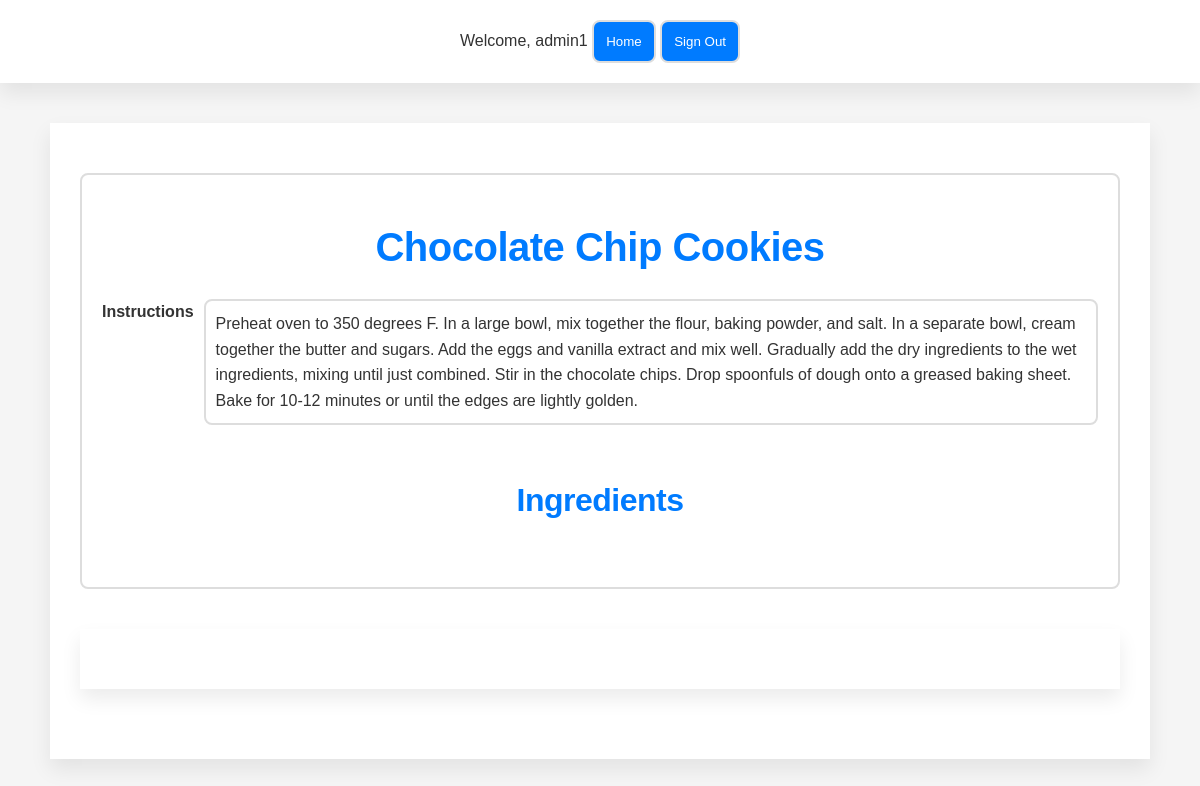
/www/user/recipe_user_view.php?recipeId=1 (signed in), run on the app's committed database.
### tables this page shows
create table if not exists Recipe (
    recipeId int primary key auto_increment UNIQUE,
    userId int,
    recipeName varchar(255) not null,
    instructions text,
    approved boolean default false
    
);

### www/user/recipe_user_view.php (the view, shortened to what this page needs)
<?php
$servername = "192.168.56.12";
$username = "admin";
$password = "admin_pw";
$dbname = "RecipeManagementSystem";
$conn = new mysqli($servername, $username, $password, $dbname);
$recipeId = $_GET['recipeId'];
$sql = "SELECT * FROM Recipe WHERE recipeId = $recipeId";
$result = $conn->query($sql);
$recipe = $result->fetch_assoc();
?>
<html>
<head>
    <link rel="stylesheet" type="text/css" href="../common/style/style.css">
</head>
<body>
    <header>
        <?php include '../common/navbar.php'; ?>
    </header>
    <main>
        <div class="recipe-details">
            <h1>
                <?php echo $recipe['recipeName']; ?>
            </h1>
            <div class="instructions-container">
                <label>Instructions</label>
                <ul>
                    <li>
                        <?php echo $recipe['instructions']; ?>
                    </li>
                </ul>
            </div>
            <h2>Ingredients</h2>
        </div>
        <main>
</body>
</html>

### www/common/style/style.css (style rules this page uses)
:root { --main-blue: #007BFF; --hover-blue: #0056b3; --soft-gray: #F5F5F5; --text-gray: #333; --border-gray: #E0E0E0; --input-border-gray: #DDD; --transition-speed: 0.3s; }
* { box-sizing: border-box; margin: 0; padding: 0; font-family: 'Poppins', sans-serif; }
body { background-color: var(--soft-gray); color: var(--text-gray); line-height: 1.6; font-size: 16px; }
main { max-width: 1100px; margin: 40px auto; padding: 30px; background-color: #FFF; box-shadow: 0 10px 20px rgba(0, 0, 0, 0.08); }
h1 { text-align: center; padding: 20px 0; font-size: 2.5em; color: var(--main-blue); font-weight: 600; letter-spacing: -0.5px; }
header { background-color: #FFF; box-shadow: 0 10px 20px rgba(0, 0, 0, 0.08); padding: 20px 0; text-align: center; }
label { grid-column: 1 / 2; text-align: right; font-weight: 600; }
.recipe-details { padding: 20px; border: 2px solid var(--input-border-gray); border-radius: 8px; margin: 20px auto; }
.recipe-details p, .recipe-details ul { margin-bottom: 20px; }
.recipe-details ul { list-style-type: none; padding-left: 0; }
.recipe-details ul li { background-color: #FFF; border: 2px solid var(--input-border-gray); border-radius: 8px; padding: 10px; margin-bottom: 10px; }
ul { list-style-type: none; padding-left: 0; }
li { display: flex; align-items: center; margin-bottom: 10px; }
h2, h3 { font-size: 2em; color: var(--main-blue); font-weight: 600; letter-spacing: -0.5px; text-align: center; padding: 20px 0; }
.instructions-container { display: flex; }
.instructions-container label { padding-right: 10px; font-weight: bold; }

### data on the page
recipe: recipeName "Chocolate Chip Cookies", instructions "Preheat oven to 350 degrees F. In a large bowl, mix together the flour, baking powder, and salt. In a separate bowl, cream together the butter and sugars. Add the eggs and vanilla extract and mix well. Gradually add the dry ingredients to the wet ingredients, mixing until just combined. Stir in the chocolate chips. Drop spoonfuls of dough onto a greased baking sheet. Bake for 10-12 minutes or until the edges are lightly golden."

### other printed values
$_SESSION['username'] "admin1"
